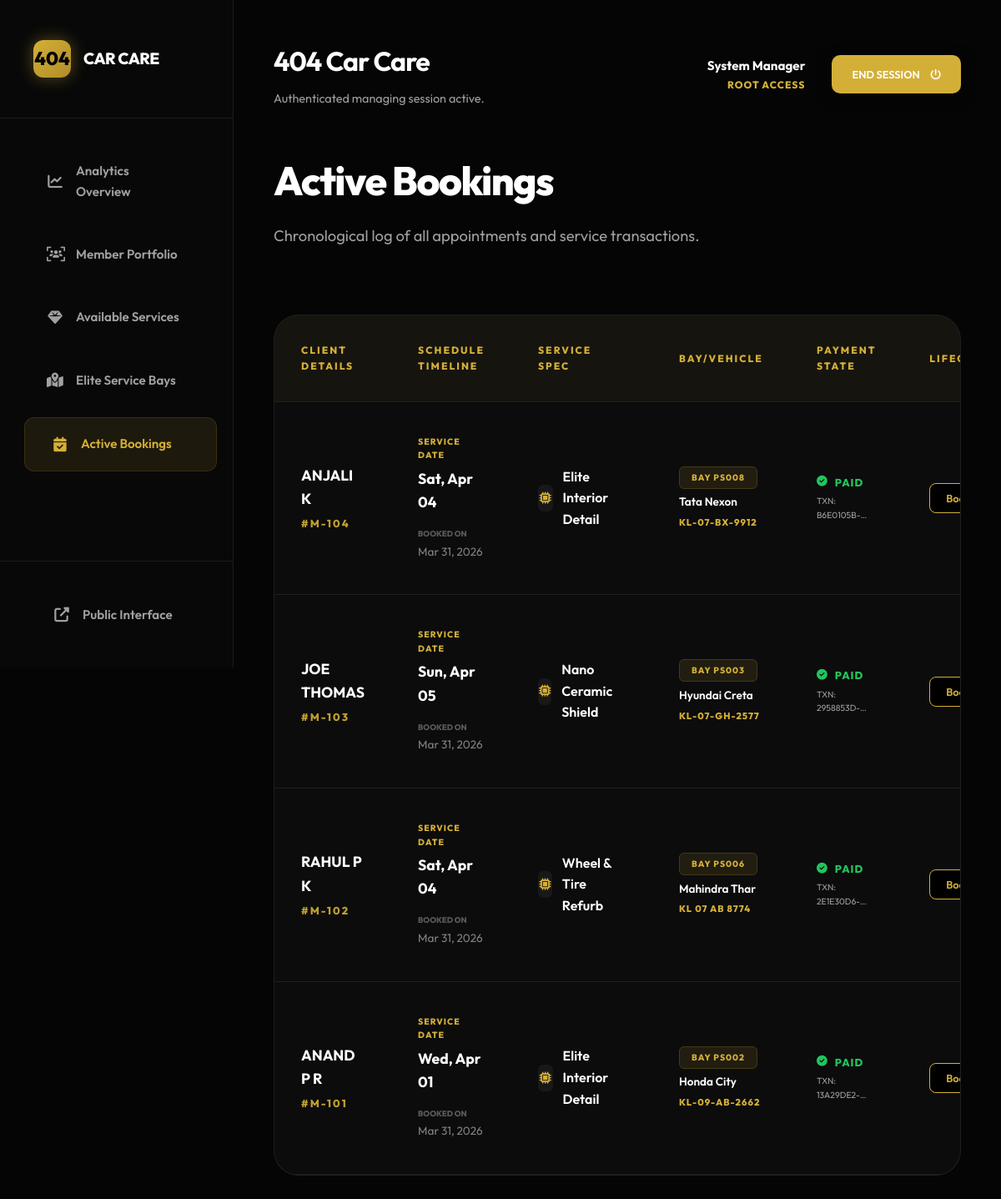
/admin-dashboard/bookings/ (signed in), run on the app's committed database.
### bookings/models.py (models this page shows)
class Booking_History(models.Model):
    customer = models.ForeignKey(Customers, on_delete=models.CASCADE, related_name='customer')
    parking = models.ForeignKey(Parking_Slots, on_delete=models.SET_NULL, null=True, related_name='parking')
    service = models.ForeignKey(Services, on_delete=models.CASCADE, related_name='service')
    booking_date = models.DateTimeField(auto_now_add=True)
    service_date = models.DateField()
    car_brand = models.CharField(max_length=50, default=True)
    car_model = models.CharField(max_length=50, default=True)
    car_color = models.CharField(max_length=30, default=True)
    car_reg_num = models.CharField(max_length=20, default=True)
    booking_status = models.CharField(max_length=30, choices=[('Pending', 'Pending'), ('Booked', 'Booked'), ('Completed', 'Completed'), ('Cancelled', 'Cancelled')], default='Pending')
    payment_status = models.CharField(max_length=30, choices=[('Unpaid', 'Unpaid'), ('Paid', 'Paid')], default='Unpaid')
    payment_id = models.CharField(max_length=100, blank=True, null=True)

### customers/models.py (models this page shows, shortened)
class Customers(models.Model):
    user = models.OneToOneField(settings.AUTH_USER_MODEL, on_delete=models.CASCADE, null=True, blank=True)
    customer_id = models.CharField(max_length=100)
    customer_name = models.CharField(max_length=50)
    email = models.EmailField()
    contact = models.CharField(max_length=10)
    address = models.TextField(max_length=300)
    payment_pin = models.CharField(max_length=4, default='4040')
    created_at = models.DateTimeField(auto_now_add=True)
    updated_at = models.DateTimeField(auto_now=True)

### services/models.py (models this page shows, shortened)
class Services(models.Model):
    service_id = models.CharField(max_length=100, unique=True)
    service_name = models.CharField(max_length=50, unique=True)
    description = models.TextField(max_length=300)
    price = models.DecimalField(max_digits=10, decimal_places=2)
    duration_minutes = models.CharField(max_length=10, default=True)
    image_url = models.URLField(max_length=500, blank=True, null=True)
    created_at = models.DateTimeField(auto_now_add=True)
    updated_at = models.DateTimeField(auto_now=True)

### parking/models.py (models this page shows, shortened)
class Parking_Slots(models.Model):
    slot_number = models.CharField(max_length=100, unique=True)
    is_available = models.BooleanField(default=True)
    created_at = models.DateTimeField(auto_now_add=True)

### web/views.py (the view, shortened to what this page needs)
# urls.py: path('admin-dashboard/bookings/', views.dashboard_bookings, name='dashboard_bookings'),
@login_required
def dashboard_bookings(request):
    if not request.user.is_admin: return redirect('home')
    bookings = Booking_History.objects.all().order_by('-booking_date')
    return render(request, 'admin/dashboard_bookings.html', {'bookings': bookings})

### templates/admin/dashboard_bookings.html (shortened to what this page needs)
{% extends 'admin/admin_base.html' %}
{% block admin_content %}
<div class="reveal animate-up">
    <div style="margin-bottom: 5rem;">
        <h1 style="color: #fff; margin-bottom: 0.8rem; font-size: 3rem; font-weight: 800; letter-spacing: -1.5px;">Active <span>Bookings</span></h1>
        <p style="color: var(--text-muted); font-size: 1.15rem; max-width: 600px;">Chronological log of all appointments and service transactions.</p>
    </div>
    <div class="dashboard-card" style="padding: 0; overflow: hidden; border-radius: 30px;">
        <div style="overflow-x: auto;">
            <table style="width: 100%; border-collapse: collapse; text-align: left;">
                <thead style="background: rgba(212, 175, 55, 0.05); border-bottom: 1px solid var(--border-glass);">
                    <tr>
                        <th style="padding: 2rem; color: var(--primary); font-size: 0.75rem; text-transform: uppercase; letter-spacing: 2px; font-weight: 800;">Client Details</th>
                        <th style="padding: 2rem; color: var(--primary); font-size: 0.75rem; text-transform: uppercase; letter-spacing: 2px; font-weight: 800;">Schedule Timeline</th>
                        <th style="padding: 2rem; color: var(--primary); font-size: 0.75rem; text-transform: uppercase; letter-spacing: 2px; font-weight: 800;">Service Spec</th>
                        <th style="padding: 2rem; color: var(--primary); font-size: 0.75rem; text-transform: uppercase; letter-spacing: 2px; font-weight: 800;">Bay/Vehicle</th>
                        <th style="padding: 2rem; color: var(--primary); font-size: 0.75rem; text-transform: uppercase; letter-spacing: 2px; font-weight: 800;">Payment State</th>
                        <th style="padding: 2rem; color: var(--primary); font-size: 0.75rem; text-transform: uppercase; letter-spacing: 2px; font-weight: 800;">Lifecycle Action</th>
                    </tr>
                </thead>
                <tbody>
                    {% for booking in bookings %}
                    <tr style="border-bottom: 1px solid var(--border-glass); transition: background 0.3s ease;" onmouseover="this.style.background='rgba(255,255,255,0.01)'" onmouseout="this.style.background='transparent'">
                        <td style="padding: 2.5rem 2rem;">
                            <div style="color: #fff; font-weight: 700; font-size: 1.1rem; margin-bottom: 0.3rem;">{{ booking.customer.customer_name }}</div>
                            <div style="color: var(--primary); font-size: 0.8rem; font-weight: 800; letter-spacing: 2px; opacity: 0.9;">#{{ booking.customer.customer_id }}</div>
                        </td>
                        <td style="padding: 2.5rem 2rem;">
                            <div style="margin-bottom: 1rem;">
                                <span style="color: var(--primary); font-size: 0.65rem; font-weight: 800; text-transform: uppercase; letter-spacing: 1px; display: block; margin-bottom: 0.3rem;">Service Date</span>
                                <div style="color: #fff; font-weight: 700; font-size: 1.1rem;">{{ booking.service_date|date:"D, M d" }}</div>
                            </div>
                            <div style="opacity: 0.8;">
                                <span style="color: rgba(255,255,255,0.4); font-size: 0.6rem; font-weight: 800; text-transform: uppercase; display: block; margin-bottom: 0.2rem;">Booked On</span>
                                <div style="color: var(--text-muted); font-size: 0.85rem;">{{ booking.booking_date|date:"M d, Y" }}</div>
                            </div>
                        </td>
                        <td style="padding: 2.5rem 2rem;">
                            <div style="display: flex; align-items: center; gap: 12px;">
                                <div style="width: 32px; height: 32px; background: rgba(255,255,255,0.05); border-radius: 6px; display: flex; align-items: center; justify-content: center; color: var(--primary);">
                                    <i class="fas fa-microchip" style="font-size: 0.9rem;"></i>
                                </div>
                                <div style="color: #fff; font-weight: 600;">{{ booking.service.service_name }}</div>
                            </div>
                        </td>
                        <td style="padding: 2.5rem 2rem;">
                            <div style="margin-bottom: 0.5rem;">
                                {% if booking.parking %}
                                    <span class="action-chip chip-primary" style="font-size: 0.65rem;">BAY {{ booking.parking.slot_number }}</span>
                                {% else %}
                                    <span style="color: var(--text-muted); font-style: italic; font-size: 0.8rem;">STANDBY</span>
                                {% endif %}
                            </div>
                            <div style="color: #fff; font-weight: 600; font-size: 0.85rem;">{{ booking.car_brand }} {{ booking.car_model }}</div>
                            <div style="color: var(--primary); font-size: 0.7rem; font-weight: 800; letter-spacing: 1px; margin-top: 5px;">{{ booking.car_reg_num|upper }}</div>
                        </td>
                        <td style="padding: 2.5rem 2rem;">
                            <div style="display: flex; align-items: center; gap: 8px; color: {% if booking.payment_status == 'Paid' %}#22c55e{% else %}var(--primary){% endif %}; font-weight: 800; font-size: 0.8rem; letter-spacing: 1px;">
                                <i class="fas {% if booking.payment_status == 'Paid' %}fa-check-circle{% else %}fa-clock{% endif %}"></i>
                                {{ booking.payment_status|upper }}
                            </div>
                            {% if booking.payment_id %}
                                <div style="font-size: 0.65rem; color: var(--text-muted); margin-top: 5px;">TXN: {{ booking.payment_id|truncatechars:10|upper }}</div>
                            {% endif %}
                        </td>
                        <td style="padding: 2.5rem 2rem;">
                            {% if booking.booking_status == 'Pending' %}
                                <span style="background: rgba(212, 175, 55, 0.1); color: var(--primary); padding: 8px 16px; border-radius: 80px; font-size: 0.7rem; font-weight: 800; letter-spacing: 1px; border: 1px solid rgba(212, 175, 55, 0.2);">AWAITING SETTLEMENT</span>
                            {% else %}
                                <form method="POST" style="display: flex; gap: 10px; align-items: center;">
                                    <select name="status" style="padding: 8px 15px; font-size: 0.8rem; background: #000; border: 1px solid var(--primary); border-radius: 8px; color: var(--primary); outline: none; font-weight: 600; cursor: pointer;">
                                        <option value="Booked" style="background: #000; color: #fff;" {% if booking.booking_status == 'Booked' %}selected{% endif %}>Booked</option>
                                    </select>
                                </form>
                            {% endif %}
                        </td>
                    </tr>
                    {% endfor %}
                </tbody>
            </table>
        </div>
    </div>
</div>
{% endblock %}

### static/css/style.css (style rules this page uses)
:root { --primary: #d4af37; --primary-glow: rgba(212, 175, 55, 0.35); --primary-hover: #b89630; --secondary: #1a1a1a; --bg-dark: #050505; --bg-glass: rgba(18, 18, 18, 0.85); --border-glass: rgba(212, 175, 55, 0.15); --text-primary: #f8fafc; --text-muted: #94a3b8; --accent-gold: #f59e0b; --danger: #ef4444; --success: #10b981; --transition-smooth: all 0.5s cubic-bezier(0.23, 1, 0.32, 1); }
* { margin: 0; padding: 0; box-sizing: border-box; font-family: 'Outfit', 'Inter', sans-serif; }
body { background-color: var(--bg-dark); background-image: radial-gradient(circle at 0% 0%, rgba(212, 175, 55, 0.08) 0%, transparent 40%), radial-gradient(circle at 100% 100%, rgba(26, 26, 26, 0.8) 0%, transparent 40%); background-attachment: fixed; color: var(--text-primary); min-height: 100vh; display: flex; flex-direction: column; overflow-x: hidden; line-height: 1.6; }
.animate-up { animation: fadeInUp 0.8s var(--transition-smooth) forwards; }
.reveal { opacity: 0; visibility: hidden; transform: translateY(150px); filter: blur(15px); transition: all 4s cubic-bezier(0.1, 1, 0.2, 1); }
.reveal.active { opacity: 1; visibility: visible; transform: translate(0, 0) !important; filter: blur(0); }
.animate-up { opacity: 0; transform: translateY(40px); animation: slideUp 0.8s cubic-bezier(0.16, 1, 0.3, 1) forwards; }

### templates/admin/admin_base.html (style rules this page uses)
:root { --primary: #d4af37; --primary-hover: #b08d29; --primary-glow: rgba(212, 175, 55, 0.4); --bg-obsidian: #050505; --card-glass: rgba(255, 255, 255, 0.03); --border-glass: rgba(255, 255, 255, 0.08); --text-muted: #a0a0a0; }
body { background: var(--bg-obsidian) !important; color: #fff !important; font-family: 'Inter', sans-serif; margin: 0; padding: 0; overflow-x: hidden; }
h1, h2, h3, .brand-text { font-family: 'Outfit', sans-serif; }
.dashboard-card { background: var(--card-glass); border: 1px solid var(--border-glass); border-radius: 24px; padding: 3rem; backdrop-filter: blur(10px); transition: all 0.4s ease; width: 100%; }
.action-chip { padding: 6px 14px; border-radius: 6px; font-size: 0.75rem; font-weight: 800; text-transform: uppercase; letter-spacing: 1px; }
.chip-primary { background: rgba(212, 175, 55, 0.1); color: var(--primary); border: 1px solid rgba(212, 175, 55, 0.2); }

### data on the page
Booking_History: customer.customer_name "ANJALI K", customer.customer_id "M-104", service_date "Sat, Apr 04", booking_date "Mar 31, 2026", service.service_name "Elite Interior Detail", parking.slot_number "PS008", car_brand "Tata", car_model "Nexon", car_reg_num "KL-07-BX-9912", payment_status "PAID", payment_id "B6E0105B-…", status "Booked"
Booking_History: customer.customer_name "JOE THOMAS", customer.customer_id "M-103", service_date "Sun, Apr 05", booking_date "Mar 31, 2026", service.service_name "Nano Ceramic Shield", parking.slot_number "PS003", car_brand "Hyundai", car_model "Creta", car_reg_num "KL-07-GH-2577", payment_status "PAID", payment_id "2958853D-…", status "Booked"
Booking_History: customer.customer_name "RAHUL P K", customer.customer_id "M-102", service_date "Sat, Apr 04", booking_date "Mar 31, 2026", service.service_name "Wheel & Tire Refurb", parking.slot_number "PS006", car_brand "Mahindra", car_model "Thar", car_reg_num "KL 07 AB 8774", payment_status "PAID", payment_id "2E1E30D6-…", status "Booked"
Booking_History: customer.customer_name "ANAND P R", customer.customer_id "M-101", service_date "Wed, Apr 01", booking_date "Mar 31, 2026", service.service_name "Elite Interior Detail", parking.slot_number "PS002", car_brand "Honda", car_model "City", car_reg_num "KL-09-AB-2662", payment_status "PAID", payment_id "13A29DE2-…", status "Booked"
